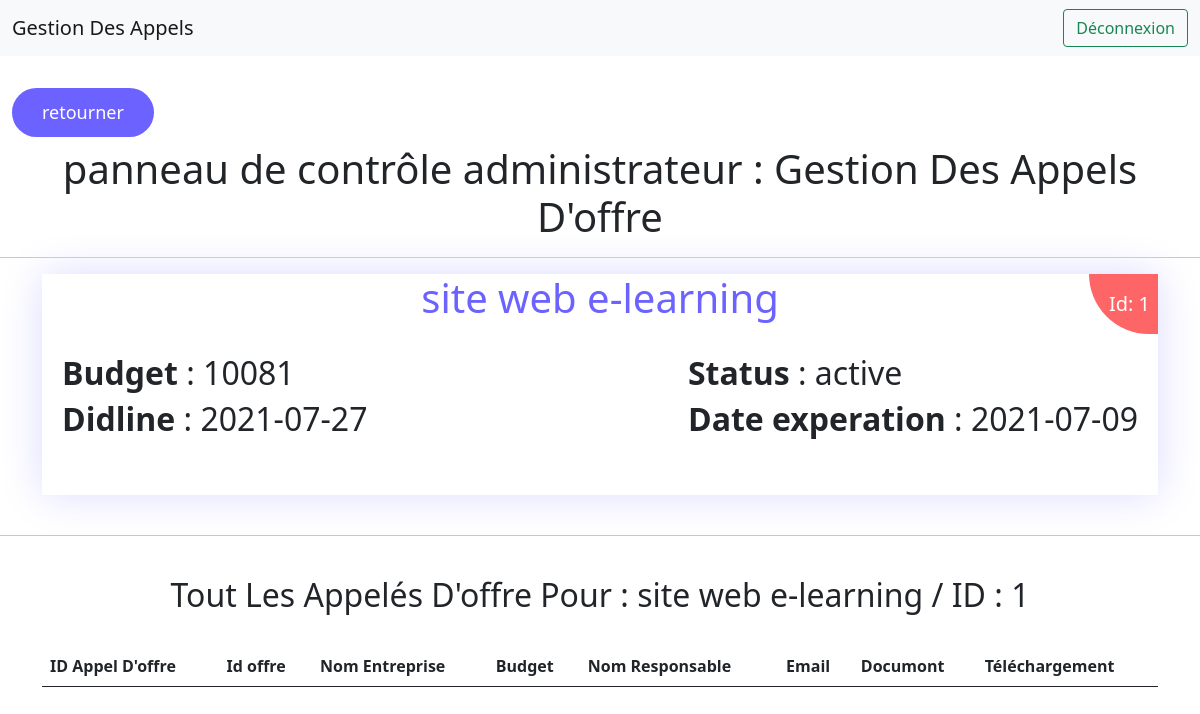
The app's page /admin/affiche_appel_offre.php?id=1 with its own data.
### tables this page shows
CREATE TABLE `offre` (
  `id` int(11) NOT NULL,
  `titre_offre` varchar(60) NOT NULL,
  `budget` float NOT NULL,
  `deadline` date NOT NULL,
  `statut` varchar(60) NOT NULL,
  `dateExperation` date NOT NULL
);

### admin/affiche_appel_offre.php (the view, shortened to what this page needs)
<?php
    include '../conn.php';
?>
<!doctype html>
<html lang="en">
    <head>
        <link href="https://cdn.jsdelivr.net/npm/bootstrap@5.0.2/dist/css/bootstrap.min.css" rel="stylesheet">
    </head>
    <body>
        <nav class="navbar navbar-expand-lg navbar-light bg-light">
            <div class="container-fluid">
            <a class="navbar-brand" href="#">Gestion Des Appels</a>
            <div class="collapse navbar-collapse" id="navbarSupportedContent">
                <form class="d-flex">
                    <a class="btn btn-outline-success" href="../logout.php">Déconnexion</a>
                </form>
            </div>
            </div>
        </nav>
        <br>
        <nav class="navbar navbar-expand-lg navbar-light">
            <div class="container-fluid">
                <a id="btnBack" href="home.php">retourner</a>
            </div>
        </nav>
        <center><h1>panneau de contrôle administrateur : Gestion Des Appels D'offre</h1></center>
        <hr>
        <section>
            <div class="container">
                <?php
                    $conn = $pdo->open();
                    $id = $_GET['id'];
                    try{
                        $stmt = $conn->prepare("SELECT *  FROM offre WHERE id = :id");
                        $stmt->execute(['id' => $id]);
                        $offre = $stmt->fetch();
                    }
                    catch(PDOException $e){
                        echo "There is some problem in connection: " . $e->getMessage();
                    }
                ?>
                <div class="contentOffre">
                    <center><h1 class="titreOffre"><?php echo $offre['titre_offre']; ?></h1></center>
                    <div class="post-date two textIdOffre">
                        <span class="IdSpan">Id: <?php echo $offre['id']; ?></span>
                    </div>
                    <br>
                    <div class="contentOffreInfo">
                        <div>
                            <div>
                                <h2 class="textInfoOffre"><b>Budget</b> : <?php echo $offre['budget']; ?></h2>
                            </div>
                            <div>
                                <h2 class="textInfoOffre"><b>Didline</b> : <?php echo $offre['deadline']; ?></h2>
                            </div>
                        </div>
                        <div style="float: right;">
                            <div>
                                <h2 class="textInfoOffre"><b>Status</b> : <?php echo $offre['statut']; ?></h2>
                            </div>
                            <div>
                                <h2 class="textInfoOffre"><b>Date experation</b> : <?php echo $offre['dateExperation']; ?></h2>
                            </div>
                        </div>
                    </div>
                    <br><br>
                </div>
                <br>
            </div>
        </section>
        <hr>
        <br>
        <center><h2 class="card-title">Tout Les Appelés D'offre Pour : <?php echo $offre['titre_offre']; ?> / ID :  <?php echo $id ?> </h2></center>
        <br>
        <section>
            <div class="container">
                <table class="table">
                    <thead>
                        <tr>
                            <th scope="col">ID Appel D'offre</th>
                            <th scope="col">Id offre</th>
                            <th scope="col">Nom Entreprise</th>
                            <th scope="col">Budget</th>
                            <th scope="col">Nom Responsable</th>
                            <th scope="col">Email</th>
                            <th scope="col">Documont</th>
                            <th scope="col">Téléchargement</th>
                        </tr>
                    </thead>
                </table>
            </div>
        </section>
        <br>
  </body>
</html>

### admin/affiche_appel_offre.php (style rules this page uses)
#btnBack { border: none; background: #6c62ff; padding: 11px 30px; font-size: 18px; font-weight: 500; color: #ffffff !important; border-radius: 30px; text-decoration: none; }
.contentOffre { box-shadow: 0 0 40px #dcdbff; position: relative; }
.titreOffre { color: #6c62ff; }
.textIdOffre { position: absolute; right: 0; top: 0; }
.contentOffreInfo { display: flex; justify-content: space-between; padding: 0px 20px; }
.IdSpan { background: #fe6566; color: #ffffff; font-size: 20px; font-weight: 500; display: inline-block; text-align: center; padding: 15px 8px; padding-left: 20px; border-radius: 0px 0px 0px 100px; }

### records on screen
offre: titre_offre "site web e-learning", id "1", budget "10081", deadline "2021-07-27", statut "active", dateExperation "2021-07-09"

### other values on screen
$id "1"
